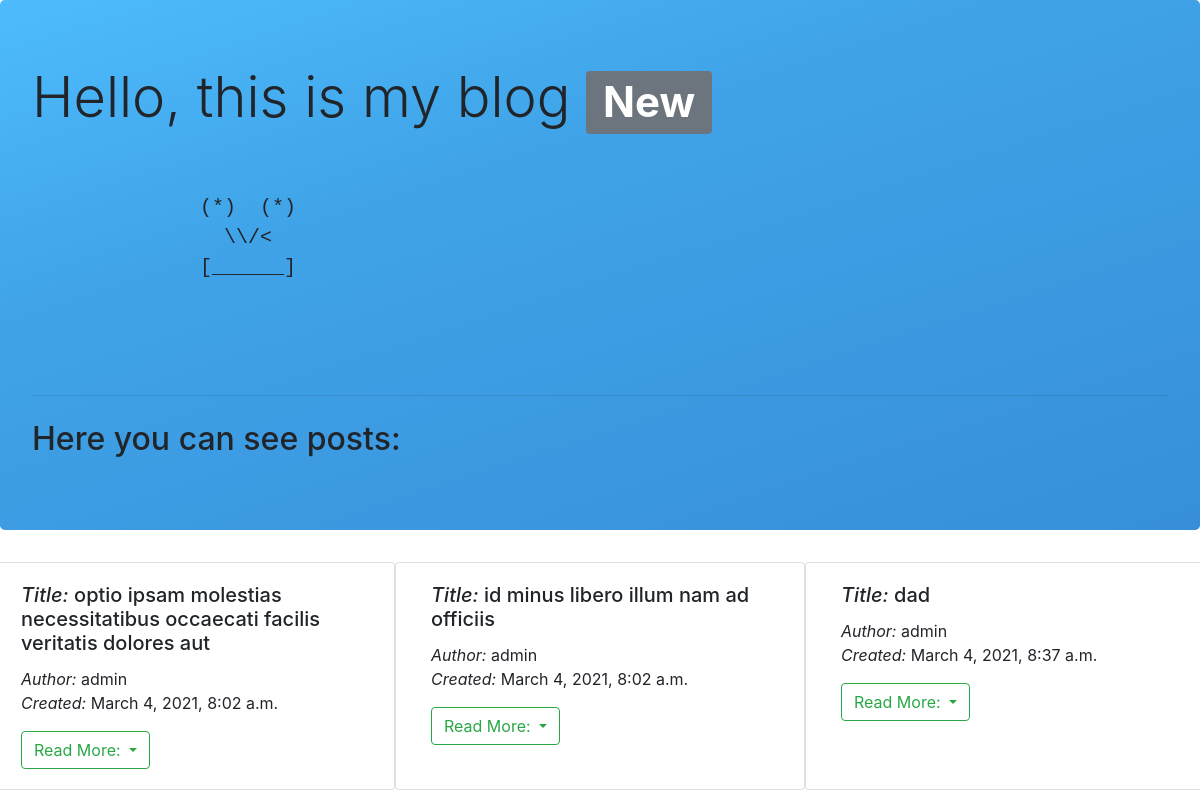
The page / on the database its author committed.
### article/models.py (models this page shows, shortened)
class Post(models.Model):
    author = models.ForeignKey(User, on_delete=models.CASCADE)
    title = models.CharField(max_length=100, unique=True)
    slug = models.SlugField(max_length=100, unique=True)
    body = RichTextUploadingField(null=True, blank=True)
    status = models.CharField(max_length=20, choices=POST_STATUS, default='draft')
    created = models.DateTimeField(auto_now_add=True)
    updated = models.DateTimeField(auto_now=True)
    objects = PostManager()
    class Meta:
        default_related_name = 'posts'  # дефолтне імя по якому будуть звертатися зовні
        ordering = ('created',)

### article/views.py (the view)
# urls.py: path('', PostListView.as_view()),
class PostListView(ListView):
    queryset = Post.objects.publish()
    template_name = 'article/index.html'
    def get_context_data(self, **kwargs):
        response = super().get_context_data(**kwargs)
        response["a"] = 100
        return response

### templates/article/index.html (shortened to what this page needs)
{% extends 'base.html' %}
{% block context %}
    <div>
        <div class="jumbotron">
          <h1 class="display-4 animated">Hello, this is my blog <span class="badge badge-secondary">New</span> </h1>
         <pre>
             <p class="lead">
              (*)  (*)
                \\/<
              [______]
             </p>
         </pre>
          <hr class="my-4">
            <h2 pt-20>Here you can see posts: </h2>
        </div>
        {% autoescape off %}
            <div class="row">
                {% for post in post_list %}
                    <div class="card col-12 col-md-6 col-lg-3 col-xl-4" style="width: 18rem;">
                      <div class="card-body">
                        <h5 class="card-title"><i>Title:</i> {{ post.title }}</h5>
                        <p class="card-text"><i>Author:</i> {{ post.author }}<br><i>Created: </i>{{ post.created }}</p>
                          <div class="btn-group">
                              <button type="button" class="btn btn-outline-success dropdown-toggle" data-toggle="dropdown" aria-haspopup="true" aria-expanded="false">
                                Read More:
                              </button>
                          </div>
                      </div>
                    </div>
                {% endfor %}
            </div>
        {% endautoescape %}
    </div>
{% endblock context%}

### templates/base.html (style rules this page uses)
.jumbotron { background: linear-gradient(162deg, rgba(77,188,253,1) 0%, rgba(64,163,232,1) 35%, rgba(55,143,217,1) 100%); }

### rows shown on the page
Post: title "optio ipsam molestias necessitatibus occaecati facilis veritatis dolores aut", author "admin", created "March 4, 2021, 8:02 a.m."
Post: title "id minus libero illum nam ad officiis", author "admin", created "March 4, 2021, 8:02 a.m."
Post: title "dad", author "admin", created "March 4, 2021, 8:37 a.m."
